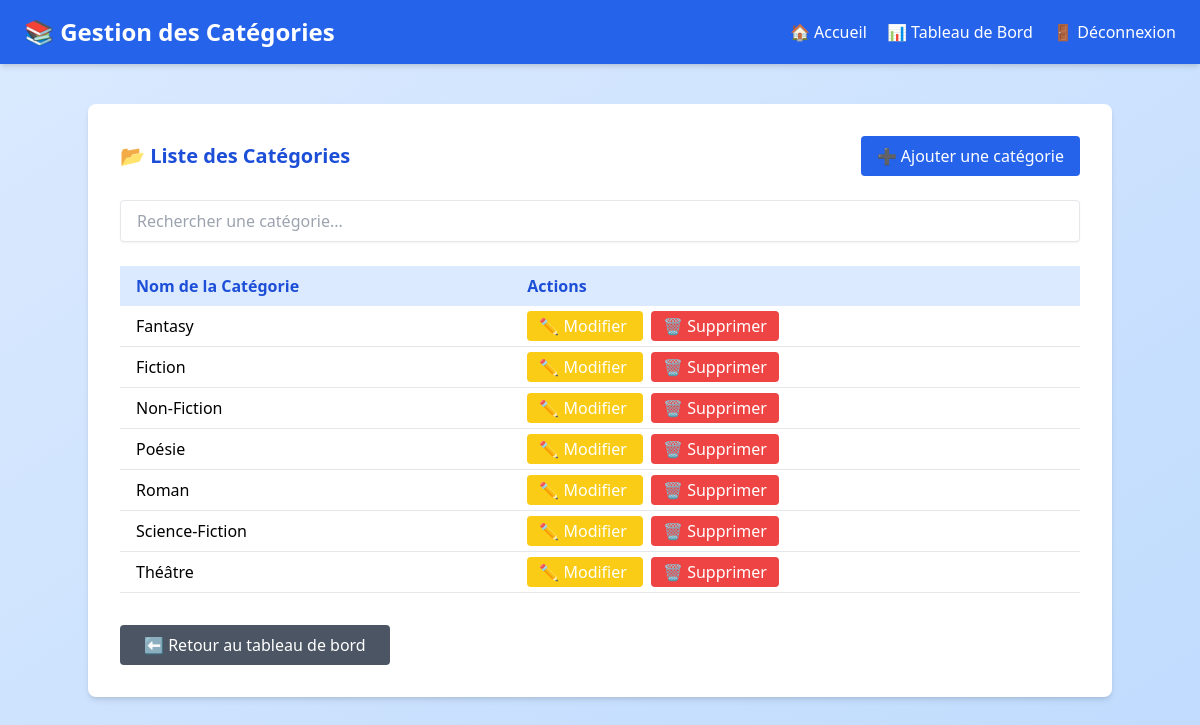
Page /gerer_categories.php (signed in) on the earlier database version.
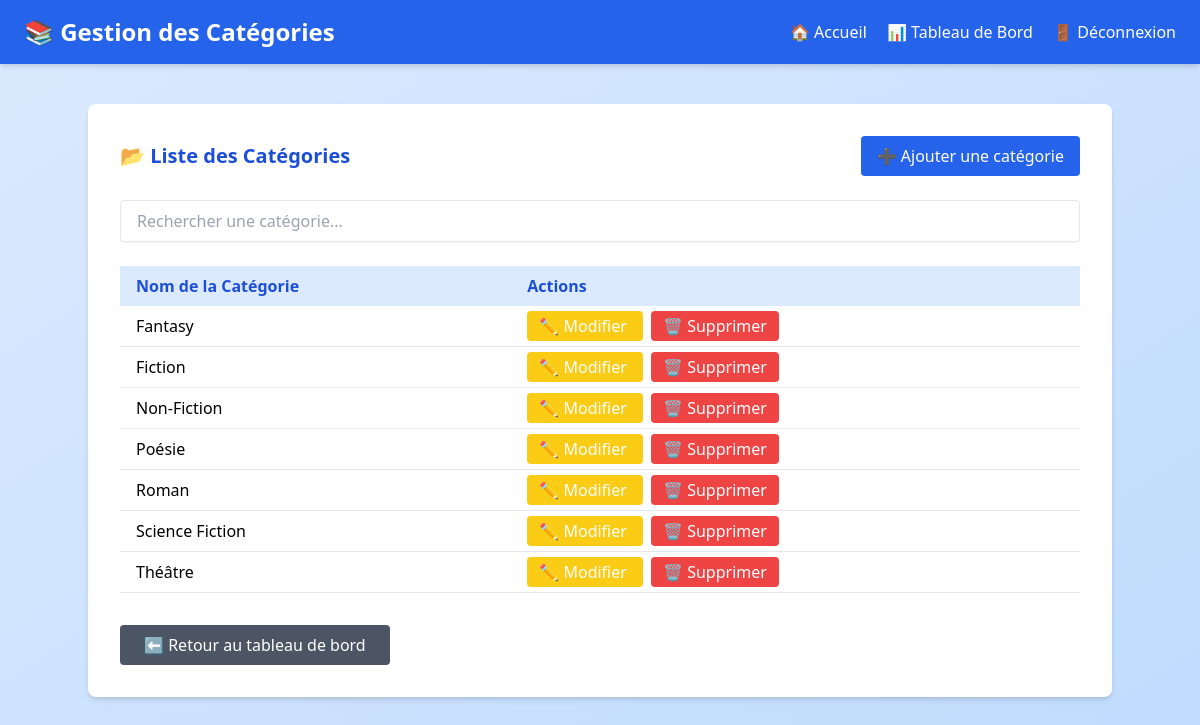
Same page on the later database version.
### tables this page shows
CREATE TABLE IF NOT EXISTS `categories` (
  `id` int NOT NULL AUTO_INCREMENT,
  `nom_categorie` varchar(100) DEFAULT NULL,
  PRIMARY KEY (`id`),
  UNIQUE KEY `nom_categorie` (`nom_categorie`)
);

### gerer_categories.php (the view, shortened to what this page needs)
<?php
require_once 'includes/config.php';
$stmt = $pdo->query("SELECT * FROM categories ORDER BY nom_categorie ASC");
$categories = $stmt->fetchAll();
?>
<!DOCTYPE html>
<html lang="fr">
<head>
    <script src="https://cdn.tailwindcss.com"></script>
</head>
<body class="bg-gradient-to-br from-blue-100 to-blue-200 min-h-screen font-sans">
<header class="bg-blue-600 text-white px-6 py-4 flex justify-between items-center shadow-md">
    <h1 class="text-2xl font-bold">📚 Gestion des Catégories</h1>
    <nav class="space-x-4">
        <a href="index.php" class="hover:underline">🏠 Accueil</a>
        <a href="dashboard.php" class="hover:underline">📊 Tableau de Bord</a>
        <a href="logout.php" class="hover:underline">🚪 Déconnexion</a>
    </nav>
</header>
<main class="max-w-5xl mx-auto mt-10 bg-white shadow-md rounded-lg p-8">
    <div class="flex justify-between items-center mb-6">
        <h2 class="text-xl font-semibold text-blue-700">📂 Liste des Catégories</h2>
        <a href="categories/add.php" class="bg-blue-600 text-white px-4 py-2 rounded hover:bg-blue-700 transition">
            ➕ Ajouter une catégorie
        </a>
    </div>
    <input type="text" id="searchCategories" placeholder="Rechercher une catégorie..."
           class="mb-6 w-full px-4 py-2 border rounded shadow-sm focus:outline-none focus:ring-2 focus:ring-blue-400">
    <table id="categoriesTable" class="w-full table-auto border-collapse">
        <thead class="bg-blue-100 text-blue-700">
            <tr>
                <th class="text-left px-4 py-2">Nom de la Catégorie</th>
                <th class="text-left px-4 py-2">Actions</th>
            </tr>
        </thead>
        <tbody>
            <?php if (count($categories) > 0): ?>
                <?php foreach ($categories as $categorie): ?>
                    <tr class="border-b hover:bg-blue-50">
                        <td class="px-4 py-2"><?= htmlspecialchars($categorie['nom_categorie']) ?></td>
                        <td class="px-4 py-2 space-x-2">
                            <a href="categories/edit.php?id=<?= $categorie['id'] ?>"
                               class="bg-yellow-400 text-white px-3 py-1 rounded hover:bg-yellow-500 transition">
                                ✏️ Modifier
                            </a>
                            <a href="categories/delete.php?id=<?= $categorie['id'] ?>"
                               onclick="return confirm('❗ Cette action supprimera la catégorie. Continuer ?')"
                               class="bg-red-500 text-white px-3 py-1 rounded hover:bg-red-600 transition">
                                🗑️ Supprimer
                            </a>
                        </td>
                    </tr>
                <?php endforeach; ?>
            <?php endif; ?>
        </tbody>
    </table>
    <div class="mt-8">
        <a href="dashboard.php"
           class="inline-block bg-gray-600 text-white px-6 py-2 rounded hover:bg-gray-700 transition">
            ⬅️ Retour au tableau de bord
        </a>
    </div>
</main>
</body>
</html>

Differences in the rows shown:
removed categories: nom_categorie "Science-Fiction"
added categories: nom_categorie "Science Fiction"
